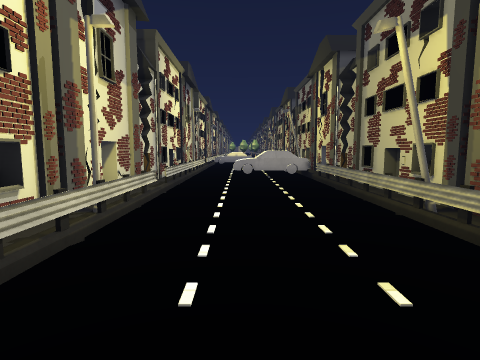
View 1 (above)

24 first-person views from a walk through a 3-D level made in the Unity game engine. The camera is 1.4 m above the floor, tilts 6° down and sees 80° across. The floor is counted in squares, 1 m on a side. Each view is taken from the middle of a square. On the plan, view 1 faces up. The plan holds only what a view shows up to about 14 squares ahead; the rest is blank. The place goes on beyond the plan. The player is left out. Some surface patterns are stand-ins.

View 2
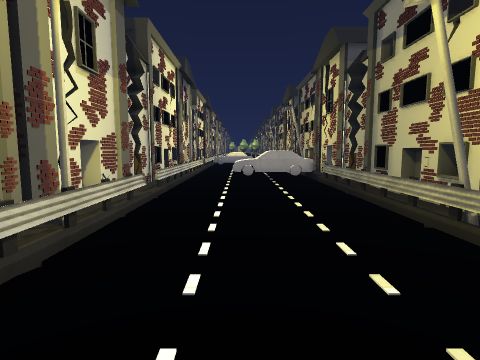

View 3
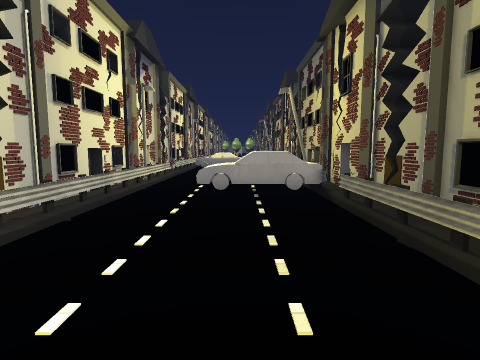

View 4
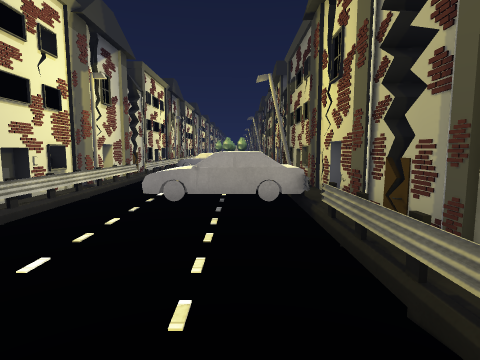

View 5
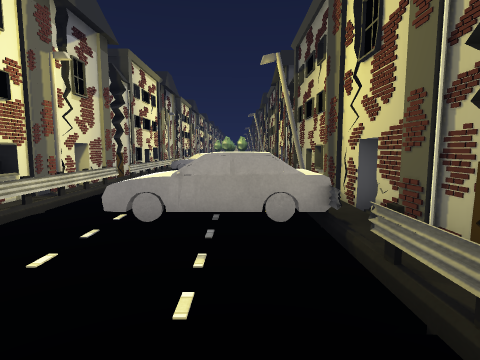

View 6
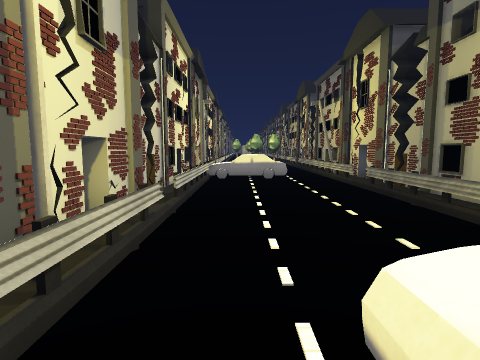

View 7
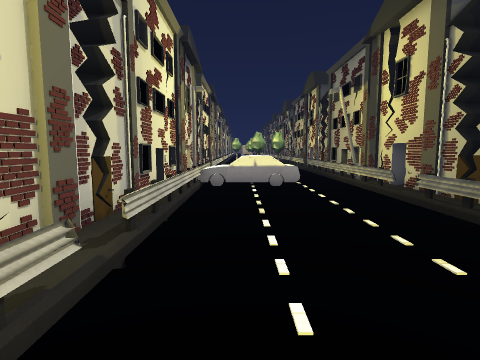

View 8
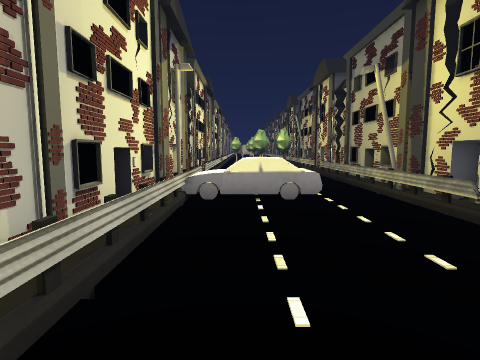

View 9
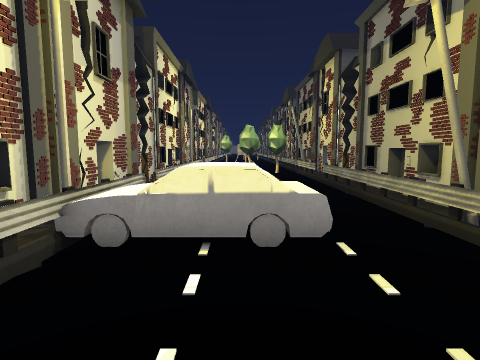

View 10
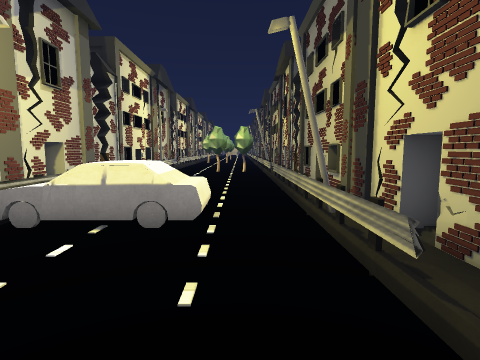

View 11
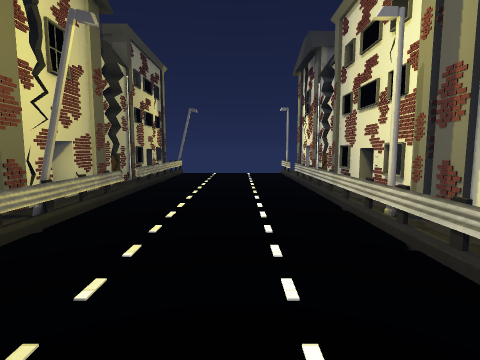

View 12
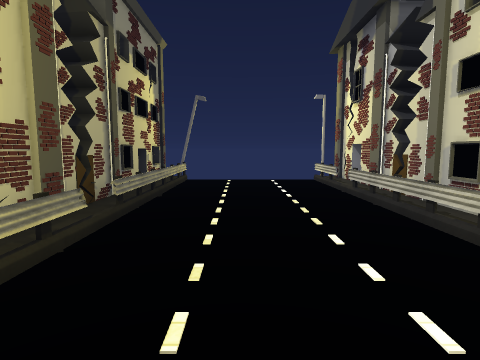

View 13
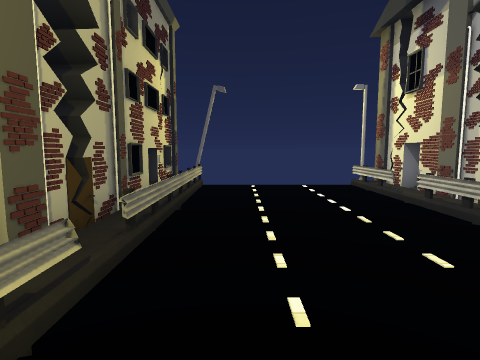

View 14
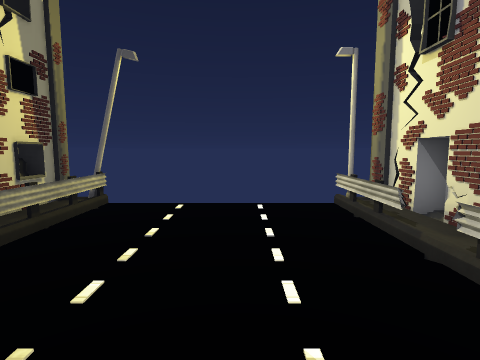

View 15
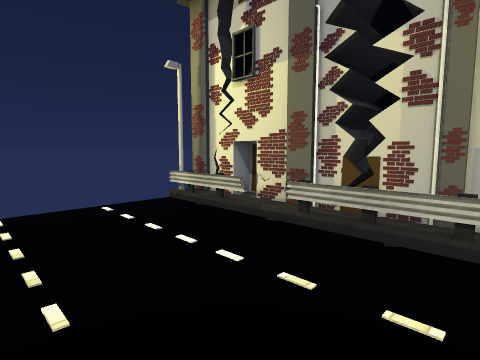

View 16
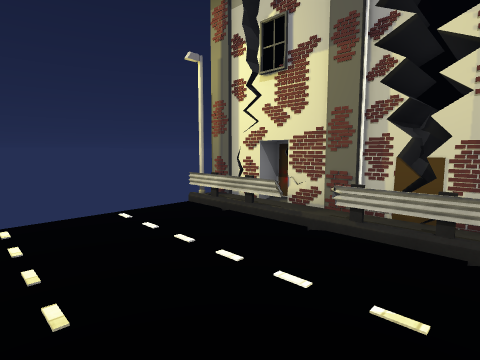

View 17
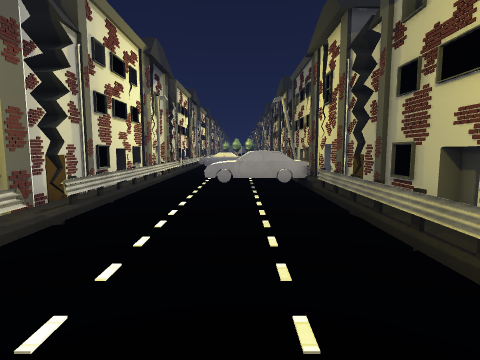

View 18
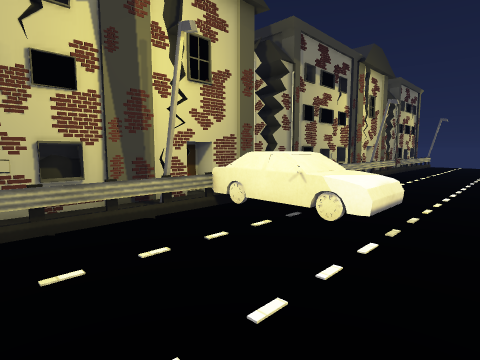

View 19
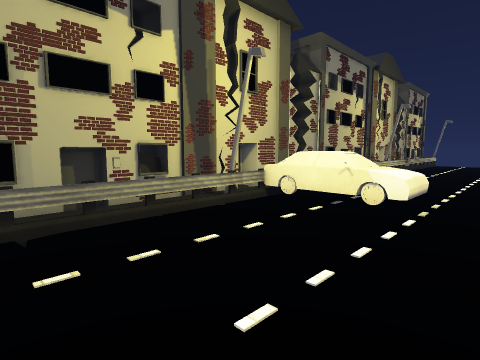

View 20
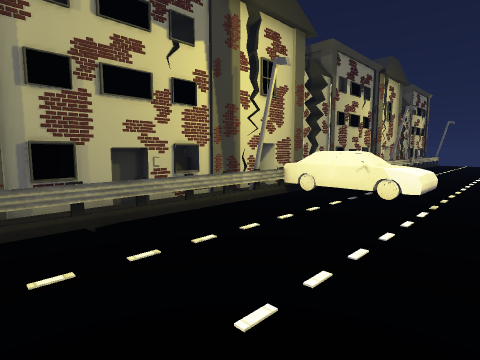

View 21
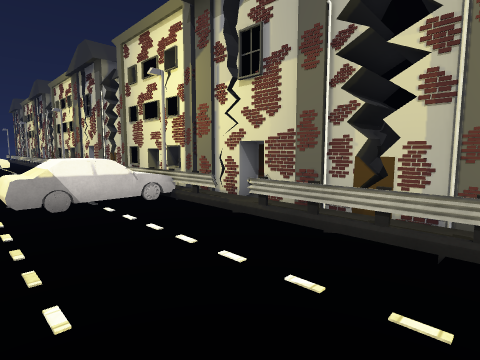

View 22
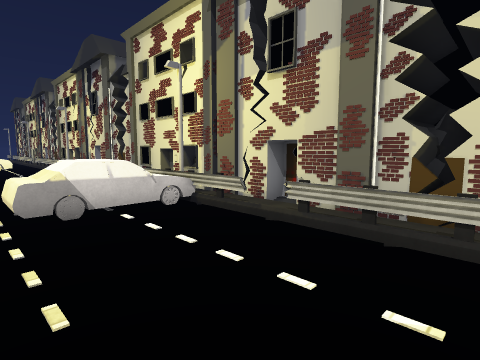

View 23
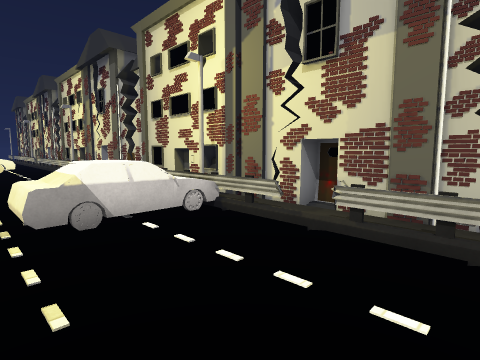

View 24
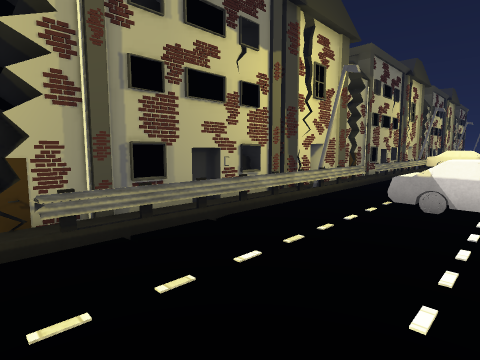

### Floor plan
Points are (right, up) in squares from view 1. A wall is a line through its corners. A room is listed if a view was taken in it or the views show most of it. See-through windows are left out.
Room 1 (views 1, 2, 3, 4, 5, 6, 7, 8, 9, 10, 11, 12, 13, 14, 15, 16, 17, 18, 19, 20, 21, 22, 23, 24)
walls: (-3.8, 15.7) (-3.8, 15.1); (4.9, 15.4) (4.9, 15.9); (-3.8, 27.5) (-3.8, 27); (-3.7, 28.6) (-3.8, 27.9); (-3.6, 30.4) (-3.6, -6.7); (4.6, 30.6) (4.6, 38.5); (-4, 32.9) (-4, 32.2); (-3.7, 33.2) (-3.7, 32.4); (4.5, -4.9) (4.5, -4.2); (-3.6, 38.5) (-3.6, 30.5); (4.6, -6.6) (4.6, 30.5)
low walls: (3.6, 16.5) (3.6, 17.6); (3.6, 18.5) (3.6, 29.5); (-2.6, 20.6) (-2.6, 9.5); (-2.6, 8.5) (-2.6, -6.5); (3.6, 6.4) (3.6, 14.5); (3.6, 30.4) (3.6, 37.5); (-2.6, 32.6) (-2.6, 21.5); (3.6, -5.5) (3.6, 5.6); (-2.6, 37.7) (-2.6, 33.5)
objects: lantern (-3, -6); lantern (-3, 6); lantern (-3, 18); lantern (-3, 30); other object (-2, 29) to (1, 30); other object (0, 15) to (4, 16); lantern (4, -6); lantern (4, 6); lantern (4, 18); lantern (4, 30)

Positions as (right, up) in squares from view 1, and headings:
1: (0, 0), facing up
2: (0, 1), facing up
3: (1, 6), facing up
4: (2, 8), facing up
5: (2, 10), facing up
6: (-1, 15), facing up
7: (-1, 18), facing up
8: (-1, 21), facing up
9: (0, 25), facing up
10: (2, 24), facing up
11: (0, 11), facing down
12: (1, 7), facing down
13: (2, 5), facing down
14: (0, 1), facing down
15: (2, 1), facing down-left
16: (2, 0), facing down-left
17: (1, 4), facing up
18: (-2, 21), facing down-right
19: (-2, 23), facing down-right
20: (-2, 24), facing down-right
21: (2, 38), facing down-left
22: (2, 37), facing down-left
23: (2, 36), facing down-left
24: (-1, 38), facing down-right
